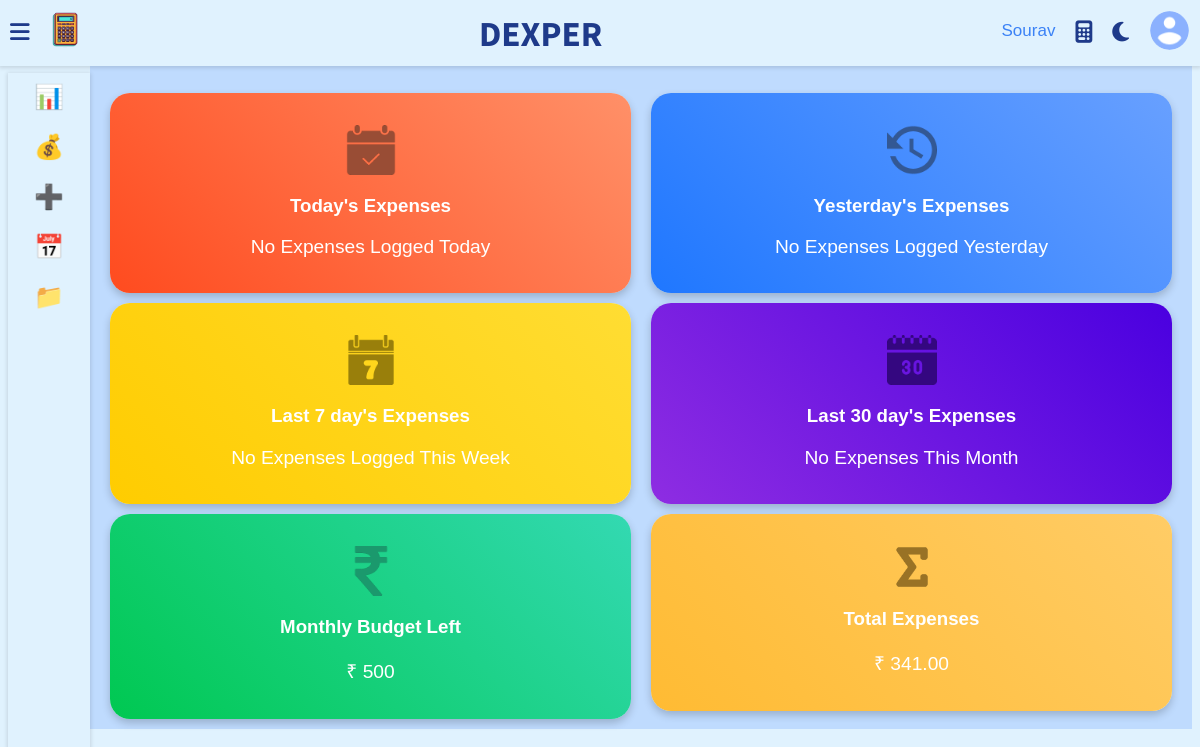
Page /templates/3-Dashboard.php (signed in) on the committed database.
### tables this page shows
CREATE TABLE `user` (
  `Full_Name` varchar(40) NOT NULL,
  `Email` varchar(255) NOT NULL,
  `Username` varchar(255) NOT NULL,
  `UserId` int(11) NOT NULL,
  `Password` varchar(32) NOT NULL,
  `Photo` varchar(255) NOT NULL,
  `RegDate` timestamp NOT NULL DEFAULT current_timestamp()
);

### init.php (called while the page is built, shortened)
<?php
    include_once 'connection.php';
    include_once 'user.php';
    global $pdo;
    $getFromU = new User($pdo);
?>

### user.php (called while the page is built, shortened)
<?php
    class User extends Base{
        function __construct($pdo)
        {
            $this->pdo = $pdo;
        }
        public function Photofetch($UserId) {
            $stmt = $this->pdo->prepare("SELECT Photo FROM user WHERE UserId = :UserId");
            $stmt->bindParam(":UserId", $UserId, PDO::PARAM_INT);
            $stmt->execute();
            $user = $stmt->fetch(PDO::FETCH_OBJ);
            return $user->Photo;
        }
        public function fetchUsername($UserId) {
            $stmt = $this->pdo->prepare("SELECT Username FROM user WHERE UserId = :UserId");
            $stmt->bindParam(":UserId", $UserId, PDO::PARAM_INT);
            $stmt->execute();
            $user = $stmt->fetch(PDO::FETCH_OBJ);
            return $user->Username;
        }
    }
?>

### templates/skeleton.php (the view, shortened to what this page needs)
<?php
include_once "../init.php";
$pic = $getFromU->Photofetch($_SESSION['UserId']);
$pic = '"' . $pic . '"';
$username = $getFromU->fetchUsername($_SESSION['UserId']);
?>
<!DOCTYPE html>
<head>
    <link rel="stylesheet" href="https://cdnjs.cloudflare.com/ajax/libs/font-awesome/6.5.2/css/all.min.css" />
    <link rel="stylesheet" type="text/css" href="https://cdnjs.cloudflare.com/ajax/libs/Chart.js/2.9.3/Chart.min.css">
    <link rel="stylesheet" href="../static/css/skeleton.css">
    <link rel="stylesheet" href="../static/css/11-changepass.css">
    <link rel="stylesheet" href="../static/css/7-Datewise.css">
    <link rel="stylesheet" href="https://stackpath.bootstrapcdn.com/font-awesome/4.7.0/css/font-awesome.min.css">
    <link rel="stylesheet" href="../static/css/yearpicker.css">
    <link rel="stylesheet" href="../static/css/6-Manage-Expenses.css">
</head>
<body class="overlay-scrollbar sidebar-expand">
    <div class="navbar">
        <ul class="navbar-nav">
            <li class="nav-item">
                <a class='nav-link'>
                    <i class="fas fa-bars" onclick="collapseSidebar()"></i>
                </a>
            </li>
            <li class="nav-item">
                <img src="../static/images/expenseic.png" alt="" class="logo">
            </li>
        </ul>
        <h1 class="navbar-text">DEXPER</h1>
        <ul class="navbar-nav nav-right">
            <li class="nav-item">
                <span class="nav-link"><?php echo htmlspecialchars($username); ?></span>
            </li>
            <li class="nav-item">
                <a class="nav-link" href="#" onclick="toggleCalculator()">
                    <i class="fa-solid fa-calculator" style="transition: transform 0.3s ease; cursor: pointer;" onmouseover="this.style.transform='scale(1.2)'" onmouseout="this.style.transform='scale(1)'"></i>
                </a>
            </li>
            <li class="nav-item">
                <a class="nav-link" href="#" onclick="switchTheme()">
                    <i class="fas fa-moon dark-icon icon-hover" style="transition: transform 0.3s ease; cursor: pointer;" onmouseover="this.style.transform='scale(1.2)'" onmouseout="this.style.transform='scale(1)'"></i>
                </a>
            </li>
            <li class="nav-item">
                <div class="avt dropdown">
                    <img src=<?php echo $pic ?> alt="" class="dropdown-toggle" data-toggle="user-menu"  style="transition: transform 0.3s ease; cursor: pointer;" onmouseover="this.style.transform='scale(1.2)'" onmouseout="this.style.transform='scale(1)'">
                </div>
            </li>
        </ul>
    </div>
    <div class="sidebar">
        <ul class="sidebar-nav" id="sidebar-nav">
            <li class="sidebar-nav-item">
                <a href="3-Dashboard.php" class="sidebar-nav-link">
                    <div>
                    <span class="icon-sidebar">📊</span>
                    </div>
                </a>
            </li>
            <li class="sidebar-nav-item">
                <a href="4-Set-Budget.php" class="sidebar-nav-link">
                    <div>
                        <span class="icon-sidebar">💰</span>
                    </div>
                </a>
            </li>
            <li class="sidebar-nav-item" id="Expense" onclick="open1()">
                <a href="#" class="sidebar-nav-link">
                    <div>
                        <span class="icon-sidebar">➕</span>
                    </div>
                </a>
            </li>
            <li class="sidebar-nav-item" id="ER" onclick="open2()">
                <a href="#" class="sidebar-nav-link">
                    <div>
                        <span class="icon-sidebar">📅</span>
                    </div>
                </a>
            </li>
            <li class="sidebar-nav-item" id="Category" onclick="open3()">
                <a href="#" class="sidebar-nav-link">
                    <div>
                        <span class="icon-sidebar">📁</span>
                    </div>
                </a>
            </li>
        </ul>
    </div>
</body>

### static/css/skeleton.css (style rules this page uses)
.light { --main-bg-color: var(--light-background); --second-bg-color: var(--light-second-background); --main-color: var(--light-color); --second-color: var(--light-second-color); }
* { box-sizing: border-box; }
body { font-family: Verdana, Helvetica, sans-serif; background: var(--main-bg-color); color: var(--main-color); }
.navbar { display: flex; flex-direction: row; background: var(--main-bg-color); color: var(--main-color); position: fixed; top: 0; right: 0; left: 0; z-index: 101; box-shadow: rgba(0, 0, 0, 0.12) 0px 1px 4px 1px; }
.navbar-nav { list-style: none; display: flex; flex-direction: row; padding-left: 0; margin-bottom: 0; margin-top: 0; }
.nav-link { float: left; text-align: center; padding: 21px 10px; text-decoration: none; font-size: 17px; color: var(--second-color); position: relative; }
.navbar-nav i { font-size: 1.4rem; color: var(--main-color); }
.nav-right { margin-left: auto; }
.navbar-text { position: relative; margin: auto; width: 80%; text-align: center; font-family: "Neuropolitical", "Source Sans Pro"; font-size: 2.2em; }
.logo { height: 60px; padding: 10px; }
.avt img { width: 39px; height: 39px; border-radius: 50%; }
.avt { padding: 11px; }
.dropdown { position: relative; }
.sidebar { width: 82px; height: 100vh; position: fixed; margin-top: 65px; background: var(--main-bg-color); box-shadow: rgba(0, 0, 0, 0.12) 0px 1px 4px 1px; overflow: hidden; z-index: 100; transition: width 0.5s; }
.sidebar-nav { list-style: none; padding: 0; margin: 0; display: flex; flex-direction: column; align-items: center; height: 100vh; }
.sidebar-nav-item { width: 100%; }
.sidebar-nav-link { display: flex; align-items: center; color: var(--main-color); text-decoration: none; }
.sidebar-nav-link div { min-width: 82px; height: 50px; position: relative; }

### templates/skeleton.php (style rules this page uses)
.icon-sidebar { display: flex; justify-content: center; align-items: center; font-size: 1.5em; margin-top: 10px; }

### rows in the picture
user: Username "Sourav", Photo (picture)

### other values in the picture
$today_expense "No Expenses Logged Today"
$Yesterday_expense "No Expenses Logged Yesterday"
$week_expense "No Expenses Logged This Week"
$monthly_expense "No Expenses This Month"
$budget_left "₹ 500"
$total_expenses "₹ 341.00"
